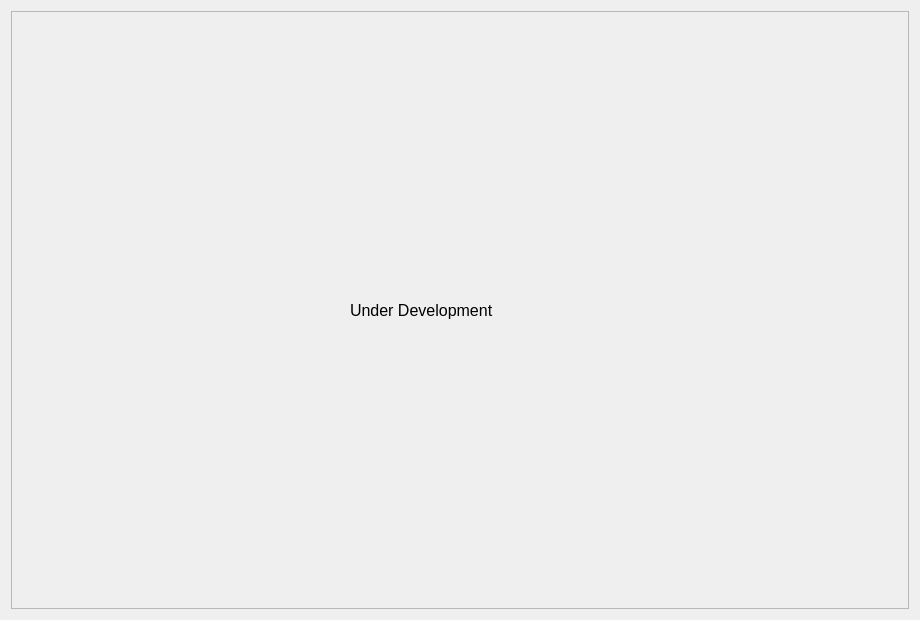
<?xml version="1.0" encoding="UTF-8"?>
<ui version="4.0">
 <class>FileSharingPage</class>
 <widget class="QWidget" name="FileSharingPage">
  <property name="geometry">
   <rect>
    <x>0</x>
    <y>0</y>
    <width>920</width>
    <height>620</height>
   </rect>
  </property>
  <property name="windowTitle">
   <string>FileSharingPage</string>
  </property>
  <layout class="QVBoxLayout" name="verticalLayout">
   <item>
    <widget class="QFrame" name="frame">
     <property name="frameShape">
      <enum>QFrame::StyledPanel</enum>
     </property>
     <property name="frameShadow">
      <enum>QFrame::Raised</enum>
     </property>
     <layout class="QVBoxLayout" name="verticalLayout_4">
      <item>
       <layout class="QHBoxLayout" name="horizontalLayout_2">
            <item>
             <widget class="QLabel" name="label_5">
          <property name="font">
           <font>
            <pointsize>12</pointsize>
           </font>
          </property>
          <property name="minimumSize">
           <size>
            <width>0</width>
            <height>50</height>
           </size>
          </property>
          <property name="maximumSize">
           <size>
            <width>220</width>
            <height>16777215</height>
           </size>
          </property>
              <property name="text">
               <string>Under Development</string>
              </property>
             </widget>
            </item>
       </layout>
      </item>
     </layout>
    </widget>
   </item>
  </layout>
 </widget>
 <layoutdefault spacing="6" margin="11"/>
 <resources/>
 <connections/>
</ui>
